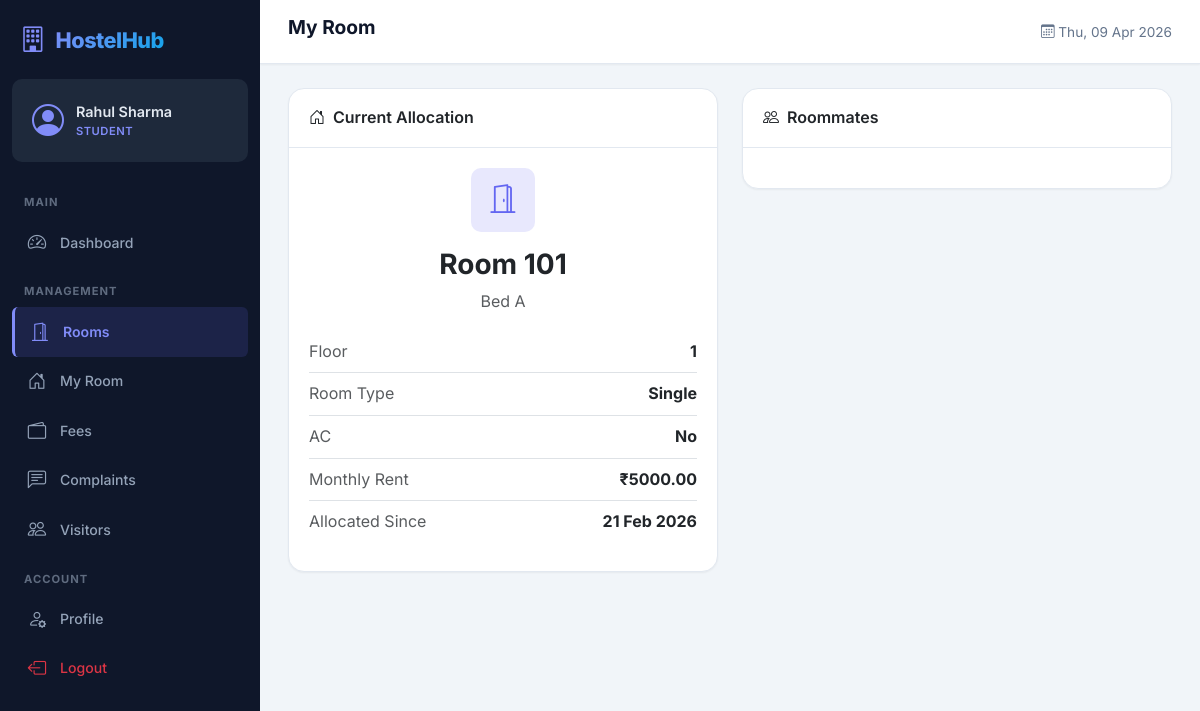
Page /rooms/my-room/ (signed in) on the committed database.
### apps/accounts/models.py (models this page shows, shortened)
class CustomUser(AbstractUser):
    ROLE_CHOICES = [
        ('student', 'Student'),
        ('admin', 'Admin'),
        ('warden', 'Warden'),
    ]
    role = models.CharField(max_length=10, choices=ROLE_CHOICES, default='student')
    phone = models.CharField(max_length=15, blank=True)
    parent_phone = models.CharField(max_length=15, blank=True, verbose_name='Parent/Guardian Phone')
    address = models.TextField(blank=True)
    institution = models.CharField(max_length=200, blank=True, verbose_name='College/Institution')
    profile_pic = models.ImageField(upload_to='profile_pics/', blank=True, null=True)
    class Meta:
        verbose_name = 'User'
        verbose_name_plural = 'Users'
    @property
    def is_student(self):
        return self.role == 'student'
    @property
    def is_hostel_admin(self):
        return self.role == 'admin' or self.is_superuser
    @property
    def is_warden(self):
        return self.role == 'warden'

### apps/rooms/models.py (models this page shows, shortened)
class Allocation(models.Model):
    student = models.ForeignKey(settings.AUTH_USER_MODEL, on_delete=models.CASCADE, related_name='allocations')
    bed = models.ForeignKey(Bed, on_delete=models.CASCADE, related_name='allocations')
    start_date = models.DateField()
    end_date = models.DateField(blank=True, null=True)
    is_active = models.BooleanField(default=True)
    allocated_by = models.ForeignKey(
        settings.AUTH_USER_MODEL, on_delete=models.SET_NULL, null=True,
        related_name='allocations_made'
    )
    created_at = models.DateTimeField(auto_now_add=True)
    notes = models.TextField(blank=True)
    class Meta:
        ordering = ['-created_at']

class Bed(models.Model):
    STATUS_CHOICES = [
        ('available', 'Available'),
        ('occupied', 'Occupied'),
        ('maintenance', 'Under Maintenance'),
    ]
    room = models.ForeignKey(Room, on_delete=models.CASCADE, related_name='beds')
    bed_label = models.CharField(max_length=10, help_text='e.g., A, B, C')
    status = models.CharField(max_length=15, choices=STATUS_CHOICES, default='available')
    class Meta:
        unique_together = ('room', 'bed_label')
        ordering = ['room', 'bed_label']

class Room(models.Model):
    ROOM_TYPE_CHOICES = [
        ('single', 'Single'),
        ('double', 'Double'),
        ('triple', 'Triple'),
        ('dormitory', 'Dormitory'),
    ]
    room_number = models.CharField(max_length=20, unique=True)
    floor = models.PositiveIntegerField(default=1)
    room_type = models.CharField(max_length=10, choices=ROOM_TYPE_CHOICES, default='double')
    total_beds = models.PositiveIntegerField(default=2)
    is_ac = models.BooleanField(default=False, verbose_name='Air Conditioned')
    monthly_rent = models.DecimalField(max_digits=10, decimal_places=2, default=5000.00)
    description = models.TextField(blank=True)
    created_at = models.DateTimeField(auto_now_add=True)
    class Meta:
        ordering = ['floor', 'room_number']

### apps/rooms/views.py (the view)
# urls.py: path('my-room/', views.my_room, name='my_room'),
@login_required
def my_room(request):
    allocation = Allocation.objects.filter(
        student=request.user, is_active=True
    ).select_related('bed', 'bed__room').first()
    past_allocations = Allocation.objects.filter(
        student=request.user, is_active=False
    ).select_related('bed', 'bed__room').order_by('-end_date')
    return render(request, 'rooms/my_room.html', {
        'allocation': allocation,
        'past_allocations': past_allocations,
    })

### templates/rooms/my_room.html (shortened to what this page needs)
{% extends 'base.html' %}
{% block page_title %}My Room{% endblock %}
{% block content %}
{% if allocation %}
<div class="row g-4">
    <div class="col-lg-6">
        <div class="card animate-slide-up">
            <div class="card-header">
                <i class="bi bi-house-door me-2"></i>Current Allocation
            </div>
            <div class="card-body">
                <div class="text-center mb-4">
                    <div class="stat-icon mx-auto mb-3" style="width:64px;height:64px;font-size:1.8rem;background:var(--primary-glow);color:var(--primary);">
                        <i class="bi bi-door-open"></i>
                    </div>
                    <h3 class="fw-bold">Room {{ allocation.bed.room.room_number }}</h3>
                    <p class="text-muted">Bed {{ allocation.bed.bed_label }}</p>
                </div>
                <ul class="list-unstyled">
                    <li class="mb-2 d-flex justify-content-between border-bottom pb-2">
                        <span class="text-muted">Floor</span>
                        <strong>{{ allocation.bed.room.floor }}</strong>
                    </li>
                    <li class="mb-2 d-flex justify-content-between border-bottom pb-2">
                        <span class="text-muted">Room Type</span>
                        <strong>{{ allocation.bed.room.get_room_type_display }}</strong>
                    </li>
                    <li class="mb-2 d-flex justify-content-between border-bottom pb-2">
                        <span class="text-muted">AC</span>
                        <strong>{% if allocation.bed.room.is_ac %}Yes{% else %}No{% endif %}</strong>
                    </li>
                    <li class="mb-2 d-flex justify-content-between border-bottom pb-2">
                        <span class="text-muted">Monthly Rent</span>
                        <strong>₹{{ allocation.bed.room.monthly_rent }}</strong>
                    </li>
                    <li class="mb-2 d-flex justify-content-between">
                        <span class="text-muted">Allocated Since</span>
                        <strong>{{ allocation.start_date|date:"d M Y" }}</strong>
                    </li>
                </ul>
            </div>
        </div>
    </div>
    <div class="col-lg-6">
        <div class="card animate-slide-up">
            <div class="card-header">
                <i class="bi bi-people me-2"></i>Roommates
            </div>
            <div class="card-body">
            </div>
        </div>
    </div>
</div>
{% endif %}
{% endblock %}

### templates/base.html (shortened to what this page needs)
{% load static %}
<!DOCTYPE html>
<html lang="en" data-bs-theme="light">
<head>
    <link href="https://cdn.jsdelivr.net/npm/bootstrap@5.3.3/dist/css/bootstrap.min.css" rel="stylesheet">
    <link rel="stylesheet" href="https://cdn.jsdelivr.net/npm/bootstrap-icons@1.11.3/font/bootstrap-icons.min.css">
    <link rel="stylesheet" href="{% static 'css/style.css' %}">
</head>
<body>
    {% if user.is_authenticated %}
    <div class="app-wrapper">
        <nav class="sidebar" id="sidebar">
            <div class="sidebar-header">
                <div class="brand">
                    <i class="bi bi-building"></i>
                    <span class="brand-text">HostelHub</span>
                </div>
            </div>
            <div class="sidebar-user">
                <div class="user-avatar">
                    <i class="bi bi-person-circle"></i>
                </div>
                <div class="user-info">
                    <span class="user-name">{{ user.get_full_name|default:user.username }}</span>
                    <span class="user-role badge-role">{{ user.get_role_display }}</span>
                </div>
            </div>
            <ul class="sidebar-nav">
                <li class="nav-section">Main</li>
                <li class="nav-item {% if request.resolver_match.url_name == 'home' %}active{% endif %}">
                    <a href="{% url 'dashboard:home' %}">
                        <i class="bi bi-speedometer2"></i>
                        <span>Dashboard</span>
                    </a>
                </li>
                <li class="nav-section">Management</li>
                <li class="nav-item {% if 'rooms' in request.resolver_match.app_name %}active{% endif %}">
                    <a href="{% url 'rooms:room_list' %}">
                        <i class="bi bi-door-open"></i>
                        <span>Rooms</span>
                    </a>
                </li>
                {% if user.is_student %}
                <li class="nav-item">
                    <a href="{% url 'rooms:my_room' %}">
                        <i class="bi bi-house-door"></i>
                        <span>My Room</span>
                    </a>
                </li>
                {% endif %}
                <li class="nav-item {% if 'fees' in request.resolver_match.app_name %}active{% endif %}">
                    <a href="{% url 'fees:fee_dashboard' %}">
                        <i class="bi bi-wallet2"></i>
                        <span>Fees</span>
                    </a>
                </li>
                <li class="nav-item {% if 'complaints' in request.resolver_match.app_name %}active{% endif %}">
                    <a href="{% url 'complaints:complaint_list' %}">
                        <i class="bi bi-chat-left-text"></i>
                        <span>Complaints</span>
                    </a>
                </li>
                <li class="nav-item {% if 'visitors' in request.resolver_match.app_name %}active{% endif %}">
                    <a href="{% url 'visitors:visitor_list' %}">
                        <i class="bi bi-people"></i>
                        <span>Visitors</span>
                    </a>
                </li>
                <li class="nav-section">Account</li>
                <li class="nav-item {% if request.resolver_match.url_name == 'profile' %}active{% endif %}">
                    <a href="{% url 'accounts:profile' %}">
                        <i class="bi bi-person-gear"></i>
                        <span>Profile</span>
                    </a>
                </li>
                <li class="nav-item">
                    <a href="{% url 'accounts:logout' %}" class="text-danger">
                        <i class="bi bi-box-arrow-left"></i>
                        <span>Logout</span>
                    </a>
                </li>
            </ul>
        </nav>
        <main class="main-content">
            <header class="top-navbar">
                <h1 class="page-title">{% block page_title %}Dashboard{% endblock %}</h1>
                <div class="navbar-actions">
                    <span class="welcome-text d-none d-sm-inline">
                        <i class="bi bi-calendar3"></i>
                        {% now "D, d M Y" %}
                    </span>
                </div>
            </header>
            <div class="content-area">
                {% block content %}{% endblock %}
            </div>
        </main>
    </div>
    {% endif %}
</body>
</html>

### rows in the picture
CustomUser: get_full_name "Rahul Sharma", role "STUDENT"
Allocation: bed.room.room_number "101", bed.bed_label "A", bed.room.floor "1", bed.room.room_type "Single", bed.room.monthly_rent "5000.00", start_date "21 Feb 2026"
